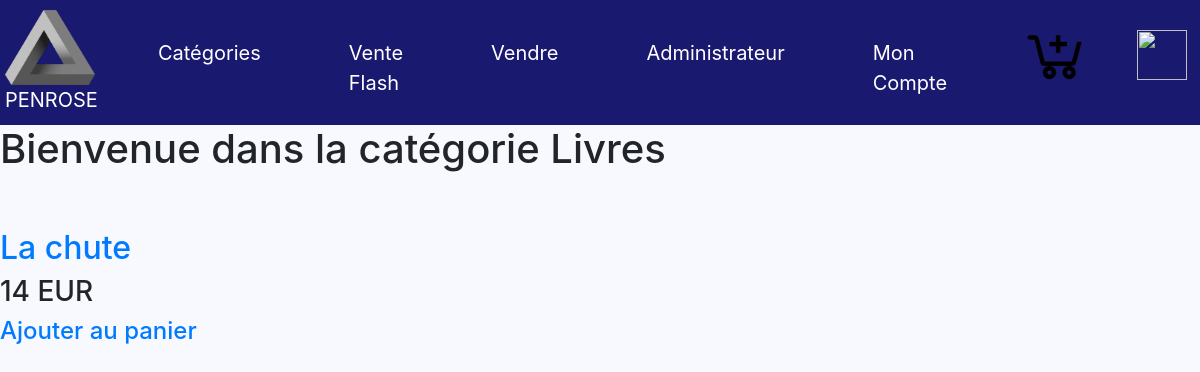
The page /liste_livre_fiche.php on the database as committed earlier.
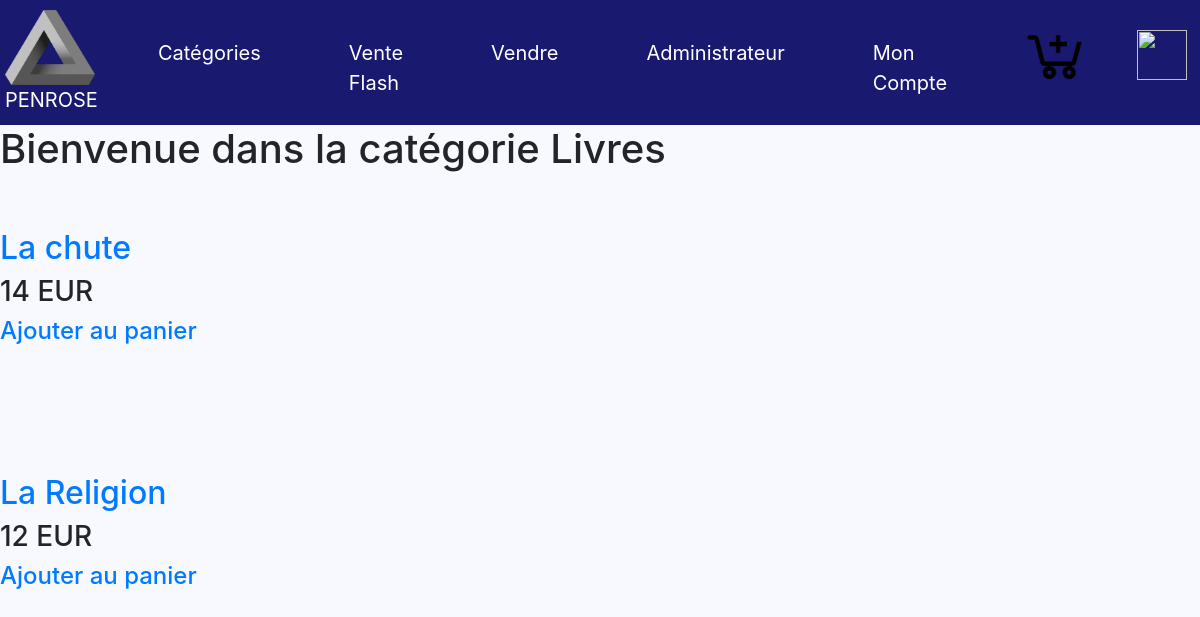
The same page on the database as committed later.
### tables this page shows
CREATE TABLE IF NOT EXISTS `items` (
  `ID` int(50) NOT NULL AUTO_INCREMENT,
  `Titre` varchar(255) NOT NULL,
  `Photos` varchar(255) NOT NULL,
  `Description` varchar(1000) NOT NULL,
  `Video` varchar(255) NOT NULL,
  `Categorie` varchar(255) NOT NULL,
  `Prix` varchar(255) NOT NULL,
  PRIMARY KEY (`ID`),
  KEY `ID` (`ID`)
);

### liste_livre_fiche.php (the view, shortened to what this page needs)
<!DOCTYPE html>
<html>
<head>
<link rel="stylesheet"
href="https://stackpath.bootstrapcdn.com/bootstrap/4.1.3/css/bootstrap.min.css">
<link rel="stylesheet" type="text/css" href="styles.css">
</head>
<body>
<nav class="navbar navbar-expand-md">
<a class="navbar-brand" href="#"><img class="logo" src="logo.png" height='75' width='90'/><br>	PENROSE</a>
<div class="collapse navbar-collapse" id="main-navigation">
<ul class="navbar-nav">
<li class="nav-item"><a class="nav-link"
href="Categorie.php">Catégories</a></li>
<li class="nav-item"><a class="nav-link" href="#">Vente Flash</a></li>
<li class="nav-item"><a class="nav-link"
href="verif_vendeur.php">Vendre</a></li>
<li class="nav-item"><a class="nav-link"
href="verif_admi.php">Administrateur</a></li>
<li class="nav-item"><a class="nav-link"
href="verif_acheteur.php">Mon Compte</a></li>
<a class="navbar-brand" href="Panier.php"><img class="panier" src="panier.png" height='70' width='70'> </a>
<a class="navbar-brand" href="logout.php"><img class="deco" src="Deco.png" height='50' width='50'> </a>
</ul>
</div>
</nav>
<?php
$database = "ece_amazon";
$db_handle = mysqli_connect('localhost', 'root', '');
$db_found = mysqli_select_db($db_handle, $database);
if($db_found)
{
	if(isset($_GET['show']))
	{
		$product=$_GET['show'];
		$sql = "SELECT * from items WHERE Titre='$product'";
		$result = mysqli_query($db_handle, $sql);
		$data = mysqli_fetch_assoc($result);
		$description=$data["Description"];
		?>
		<br>
		<div class="texte-2" style="text-align: center;">
			<img src="<?php echo $data["Photos"];?>">
			<h1><?php echo $data["Titre"];?></h1>
			<h2><?php echo $data["Prix"];?> EUR</h2>
			<a href="panier.php"><h3>Ajouter au panier</h3></a>
			<a href="liste_livre_fiche.php"><h4>Retour</h4></a>
		</div><br>
		<?php
	}
	else
	{
		?><div class="texte-2"><h1>Bienvenue dans la catégorie Livres</h1></div><?php
		$sql = "SELECT * from items WHERE Categorie='Livres'";
		$result = mysqli_query($db_handle, $sql);
		while($data = mysqli_fetch_assoc($result))
		{
			?>
			<br><br>
			<div class="texte-2">
				<a href="?show=<?php echo $data["Titre"];?>"><h2><?php echo $data["Titre"];?></h2></a>
			</div>
			<div class="texte-2">
				<h3><?php echo $data["Prix"];?> EUR</h3>
			</div>
			<div class="texte-2">
				<a href="Panier.php"><h4>Ajouter au panier</h4></a>
			</div>
			<br/><br/><br/>
			<?php
		}
	}
	}
	?>

Rows that differ between the two databases and show on the page:
added items: Titre "La Religion", Prix "12"
